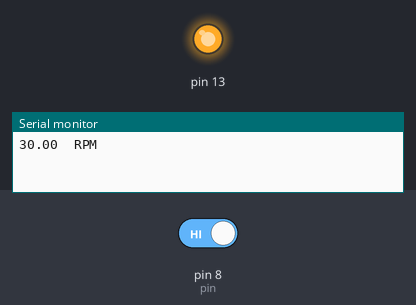
Bench run of a sketch on a simulated Arduino Uno, built with avr-gcc and run on an emulated ATmega328P. On the bench: output pins drawn as LEDs (lit = HIGH), the last lines printed to the serial monitor. The inputs (shaded band) are chosen by the test bench; at power-on: pin 8 (pin) HIGH.

Above: at 1.2 s.
1.3 s: pin 8 (pin) driven LOW
At 2.5 s:
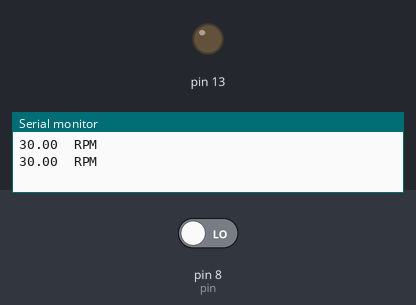
2.8 s: pin 8 (pin) driven HIGH
At 3.7 s:
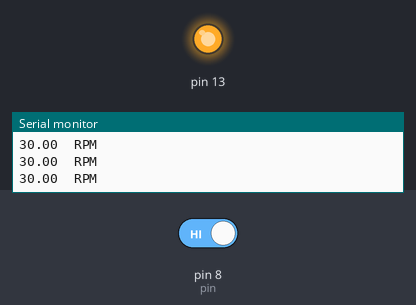
Timing chart, 0 to 5.8 s (numbered marks = the images above; inputs shaded):
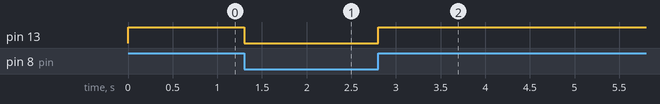

The sketch:

RPMSENSOR.ino
```cpp
float x;
int val;
long last=0;
int stat=LOW;
int stat2;
int counter=0;
int pin=8;
int sens=1;  // this value indicates the limit reading between dark and light,
              // it has to be tested as it may change acording on the
              // distance the leds are placed.
int n=1; // the number of blades of the propeller

int milis =1000; // the time it takes each reading
void setup()
{
  Serial.begin(9600);
  pinMode(pin,INPUT);
  pinMode(13,OUTPUT);
}

void loop()
{
  val=digitalRead(pin);
  //Serial.println(val);
  //delay(500);
   if(val==0)
   {

   stat=LOW;
   }
   else
   {
   stat=HIGH;

   }
   digitalWrite(13,stat); //as iR light is invisible for us, the led on pin 13
                          //indicate the state of the circuit.

   if(stat2!=stat){  //counts when the state change, thats from (dark to light) or
        x++;             //from (light to dark), remmember that IR light is invisible for us.
     counter++;
     stat2=stat;
   }
   if(millis()-last>=milis){
     double rpm =counter*30.00;
     double vel = rpm*0.10527792;

     long t = millis();

     Serial.print(rpm);Serial.println("  RPM");

     counter=0;
     last=millis();


   }

}
```

Measured:
- after the input at 1.3 s, pin 13: HIGH → LOW at once
- after the input at 2.8 s, pin 13: LOW → HIGH at once
